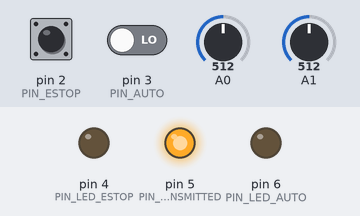
Bench run of a sketch on a simulated Arduino Uno, built with avr-gcc and run on an emulated ATmega328P. On the bench: output pins drawn as LEDs (lit = HIGH). Inputs (shaded band) come from the test bench; at power-on: pin 3 (PIN_AUTO) LOW, pin 2 (PIN_ESTOP) LOW, A0 = 512, A1 = 512. No radio packets arrive unless stated; what the sketch prints to the serial monitor is not drawn.

Above: at 2.2 s.
2.3 s: pin 3 (PIN_AUTO) driven HIGH
At 3.1 s:
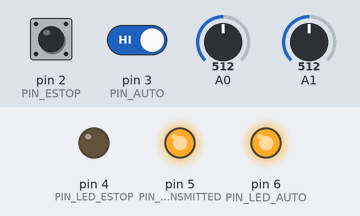
3.8 s: pin 2 (PIN_ESTOP) pulled HIGH for 0.15 s
At 3.87 s:
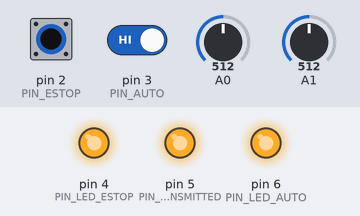
5.4 s: pin 2 (PIN_ESTOP) pulled HIGH for 3.2 s
At 9.1 s:
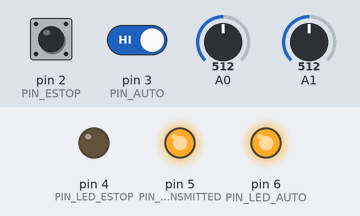
10.1 s: pin 3 (PIN_AUTO) driven LOW
At 11.3 s:
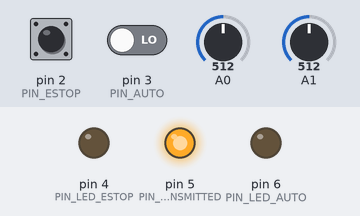
11.6 s: pin 2 (PIN_ESTOP) pulled HIGH for 1 s
At 12.4 s:
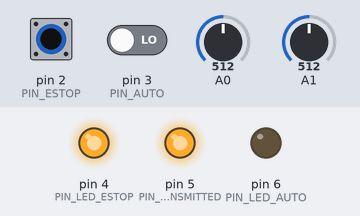
Timing chart, 0 to 14.6 s (numbered marks = the images above; inputs shaded):
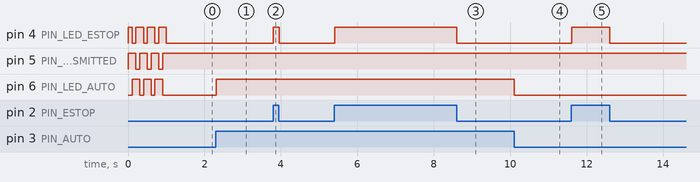

Measured:
- after the input at 2.3 s, pin 6 (PIN_LED_AUTO): LOW → HIGH at once
- after the input at 3.8 s, pin 4 (PIN_LED_ESTOP): LOW → HIGH at once, → LOW 0.15 s later
- after the input at 5.4 s, pin 4 (PIN_LED_ESTOP): LOW → HIGH at once, → LOW 3.2 s later
- after the input at 10.1 s, pin 6 (PIN_LED_AUTO): HIGH → LOW at once
- after the input at 11.6 s, pin 4 (PIN_LED_ESTOP): LOW → HIGH at once, → LOW 1.0 s later

The sketch:

RC_Sender.ino
```cpp
#include <SPI.h>
#include <nRF24L01.h>
#include <RF24.h>
RF24 radio(7, 8); // CE, CSN
const byte address[6] = "00101";

#define DEBUG_MODE                  1
#define DEBUG_PRINT_MSG             0
#define DEBUG_PLOT_CONTRL_RESPONSE  0
// only one debug mode can be selected (DEBUG_PRINT_MSG higher priority)
#if (DEBUG_PLOT_CONTRL_RESSPONSE && DEBUG_PRINT_MSG)
#undef DEBUG_PLOT_CONTRL_RESPONSE
#define DEBUG_PLOT_CONTRL_RESPONSE 0
#endif
// GPIO PIN Defines
#define PIN_LED_ESTOP         4
#define PIN_LED_AUTO          6
#define PIN_LED_TRANSMITTED   5
#define PIN_ESTOP             2
#define PIN_AUTO              3
// 32 bit Frame Structure
uint32_t buf = 0;//[MSB] 12 bit (steer) | 12 bit (spd) | 8 bit (6 bit pattern + 2 bit modes)
#define MASK_UNIQUE_PATTERN   0xA4 //8 bit for flags (6 pattern + 2 bit switch state)  101001XX
#define MASK_BUFFER_FLAG      0x000000FF
#define MASK_BUFFER_SPD       0x000FFF00
#define MASK_BUFFER_STEER     0xFFF00000
//macro access funcs
#define GET_SPD(x)    (((x)&MASK_BUFFER_SPD)>>8)
#define GET_STEER(x)  (((x)&MASK_BUFFER_STEER)>>20)
#define GET_FLAG(x)   ((x)&MASK_BUFFER_FLAG)

//---- LOW PASS FILTER FOR POTENTIOMETERS (JOYSTICKS) ----//
#define WINDOW_SIZE_BASE_2  4
#define MAX_SPD_VAL         250
uint16_t mCtrl_values[2] = {0};// spd, steering

//---- Control values ------//
unsigned long currentMillis;
unsigned long prevJoyMillis;
unsigned long prevSwitchMillis;
unsigned long transmitPrevMillis;
#define TRANSMIT_INTERVAL         50 // ms
#define DEBOUNCING_SETTLE_TIMES   10 // times
uint8_t debouncing_cnter = 0;

//---- SETUP ------//
void setup() {
  //- radio configs
  radio.begin();
  radio.enableAckPayload();
  radio.setDataRate( RF24_250KBPS );//low data rate => longer range and reliable
  radio.setRetries(3, 2);
  radio.openWritingPipe(address);
  radio.setPALevel(RF24_PA_HIGH);//(MIN<LOW<HIGH<MAX)
  radio.stopListening();

  //- pin configs
  pinMode(PIN_ESTOP, INPUT);
  pinMode(PIN_AUTO, INPUT);
  pinMode(PIN_LED_AUTO, OUTPUT);
  pinMode(PIN_LED_TRANSMITTED, OUTPUT);
  pinMode(PIN_LED_ESTOP, OUTPUT);

  //boot sequence
  for (int i = 0; i < 10; i++) {
    digitalWrite(PIN_LED_AUTO, ((i % 3)) ? HIGH : LOW);
    digitalWrite(PIN_LED_ESTOP, ((i % 3) - 1) ? HIGH : LOW);
    digitalWrite(PIN_LED_TRANSMITTED, ((i % 3) - 2) ? HIGH : LOW);
    delay(100);
  }

  //turn off leds
  digitalWrite(PIN_LED_TRANSMITTED, LOW);
  digitalWrite(PIN_LED_AUTO, LOW);
  digitalWrite(PIN_LED_ESTOP, LOW);

#if DEBUG_MODE
  Serial.begin(9600);
#endif
}

void loop() {

  currentMillis = millis();
  //every 2ms  - Switch Input
  if (currentMillis - prevSwitchMillis >= 2) {
    // ------ switch check -----

    bool btn_estop = digitalRead(PIN_ESTOP);
    bool btn_auto = digitalRead(PIN_AUTO);

//    Serial.print(btn_estop);
    Serial.print(" ");
    Serial.println(btn_auto);

    uint8_t flag = MASK_UNIQUE_PATTERN | btn_estop | btn_auto << 1;
    // - if the buffer has an err. pattern, reset it
    if (!(buf & MASK_UNIQUE_PATTERN))
    {
      buf = flag;
    }
    if (debouncing_cnter < DEBOUNCING_SETTLE_TIMES)
    {
      //reset cnter if flag changes before stablized
      if ((buf & MASK_BUFFER_FLAG) != flag) {
        debouncing_cnter = 0;
      }
      debouncing_cnter++;
    } else if (debouncing_cnter == DEBOUNCING_SETTLE_TIMES) {
      buf &= (~MASK_BUFFER_FLAG); //clear flag
      buf |= flag; //apply new flag


    }

    //      if (GET_FLAG(buf)&B00000010) { //Auto on
//        digitalWrite(PIN_LED_AUTO, HIGH);
//      } else {
//        digitalWrite(PIN_LED_AUTO, LOW);
//      }

      if (btn_auto) { //Auto on
        digitalWrite(PIN_LED_AUTO, HIGH);
      } else {
        digitalWrite(PIN_LED_AUTO, LOW);
      }

//      if (GET_FLAG(buf)&B00000001) {
//        digitalWrite(PIN_LED_ESTOP, HIGH);
//      } else {
//        digitalWrite(PIN_LED_ESTOP, LOW);
//      }

      if (btn_estop) {
        digitalWrite(PIN_LED_ESTOP, HIGH);
      } else {
        digitalWrite(PIN_LED_ESTOP, LOW);
      }
  }

  // every 4ms  - JOYSTICK Input
  if (currentMillis - prevJoyMillis >= 4) {
    prevJoyMillis = millis();
    // ------ ADC Sampling & low pass-----

    uint16_t steer_raw_input = analogRead(A1);
    uint16_t spd_raw_input = analogRead(A0);
    //      Serial.print(steer_raw_input);
    //      Serial.print(" ");
    //      Serial.println(spd_raw_input);
    // Low pass filter
    // CONTROLLER - STEER
    steer_raw_input &= 0xFFF;
    mCtrl_values[1] *= 9;
    mCtrl_values[1] += steer_raw_input;
    mCtrl_values[1] /= 10;
    // CONTROLLER - SPEED
    spd_raw_input &= 0xFFF;
    mCtrl_values[0] *= 19;
    mCtrl_values[0] += spd_raw_input;
    mCtrl_values[0] /= 20;

    if ( DEBUG_PLOT_CONTRL_RESPONSE ) {
      Serial.print(steer_raw_input);
      Serial.print(",");
      Serial.print(spd_raw_input);
      Serial.print(",");
      Serial.print(mCtrl_values[1]);
      Serial.print(",");
      Serial.println(mCtrl_values[0]);
    }

    //- Prepare data >> lower resolution to 8 bit & pad into 16 bit packet
    buf &= MASK_BUFFER_FLAG; //clear steer
    uint32_t temp = 0;
    temp = mCtrl_values[0];
    buf |= (temp << 8);                //set speed
    temp = mCtrl_values[1];
    buf |= (temp << 20);               //set steering
  }

  //every transmit interval
  if (currentMillis - transmitPrevMillis >= TRANSMIT_INTERVAL) {
//    Serial.println("loop");
    transmitPrevMillis = millis();
    //- Send
    if (send_packet())
    {
      // ---- [Sent Successfully] -----
      //- Trigger led >> User Feedback
      digitalWrite(PIN_LED_TRANSMITTED, HIGH);
      digitalWrite(PIN_LED_AUTO, (buf & 0x2) ? HIGH : LOW);
      digitalWrite(PIN_LED_ESTOP, (buf & 0x1) ? HIGH : LOW);
#if DEBUG_PRINT_MSG
      Serial.print(" ACK ");
#endif
    } else {
      // ---- [Sent Failed] -----
      digitalWrite(PIN_LED_TRANSMITTED, LOW);
      digitalWrite(PIN_LED_AUTO, (buf & 0x2) ? HIGH : LOW);
      digitalWrite(PIN_LED_ESTOP, (buf & 0x1) ? HIGH : LOW);
#if DEBUG_PRINT_MSG
      Serial.print(" NCK ");
#endif
    }
#if DEBUG_PRINT_MSG
    Serial.print(GET_FLAG(buf));
    Serial.print("  ");
    Serial.print(GET_STEER(buf));
    Serial.print("  ");
    Serial.println(GET_SPD(buf));
#endif
  }
}

bool send_packet() {
  return (radio.write(&buf, sizeof(buf)));
  {
    /* TO Habdle ack replied packets if needed
      if ( radio.isAckPayloadAvailable() ) {
        radio.read(&ackData, sizeof(ackData));
        newData = true;
      }
      else {
        Serial.println("  Acknowledge but no data ");
      }
    */
  }
}
```
